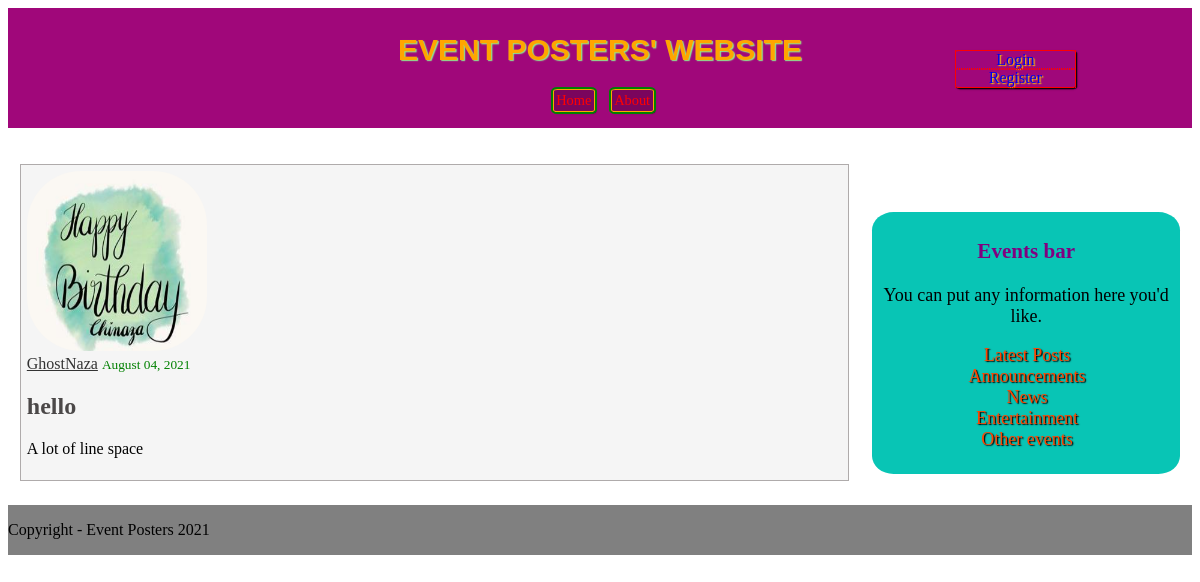
Page /post/25/ on the committed database.
### blog/models.py (models this page shows, shortened)
class Post (models.Model):
    title = models.CharField(max_length = 100)
    content = models.TextField()
    date_posted = models.DateTimeField(default = timezone.now)
    author = models.ForeignKey(User, on_delete = models.CASCADE)

### usersApp/models.py (models this page shows, shortened)
class Profile(models.Model):
    user = models.OneToOneField(User, on_delete = models.CASCADE)
    image = models.ImageField(default = 'default.jpg', upload_to = 'profile_pics')
    current_city = models.CharField(max_length = 30)
    occupation = models.CharField(max_length = 50)
    hobby = models.CharField(max_length = 100)

### blog/views.py (the view)
# urls.py: path('post/<int:pk>/', PostDetailView.as_view(), name = 'post-detail'),
class PostDetailView(DetailView):
    model = Post

### blog/templates/blog/post_detail.html (shortened to what this page needs)
{% extends 'blog/base.html' %}
{% load static %}
{% block link %}
    <link rel="stylesheet" type="text/css" href="{% static 'blog/post-detail.css' %}"/>
{% endblock %}
{% block content %}
<article class="content-block">
    <img id= "detail-img" src = "{{ object.author.profile.image.url }}"/>
    <div>
        <a id="auth-name" href="{% url 'user-posts' object.author.username %}">{{ object.author }}</a>
        <small id="date-posted">{{ object.date_posted|date:"F d, Y" }}</small>
    </div>
    <h2 id ="title">{{ object.title }}</h2>
    <p id="content">{{ object.content }}</p>
</article>
{% endblock %}

### blog/static/blog/base.css (style rules this page uses)
.content-block { border: 0.1vw solid rgb(175, 171, 171); background-color: whitesmoke; margin-top: 1vw; padding: 0.5vw 0.5vw; }

### blog/static/blog/post-detail.css (style rules this page uses)
#detail-img { height: 15vw; width: 15vw; border-radius: 30%; }
#auth-name { color: #333; font-family: Cambria; }
#date-posted { font-family: fantasy; color: green; }
#title { color: #4b4848; }
#content { white-space: pre-line; text-align: justify; font-family: Tahoma; }

### rows in the picture
Post: author.profile.image (placeholder picture), author "GhostNaza", date_posted "August 04, 2021", title "hello", content "A lot of line space"
